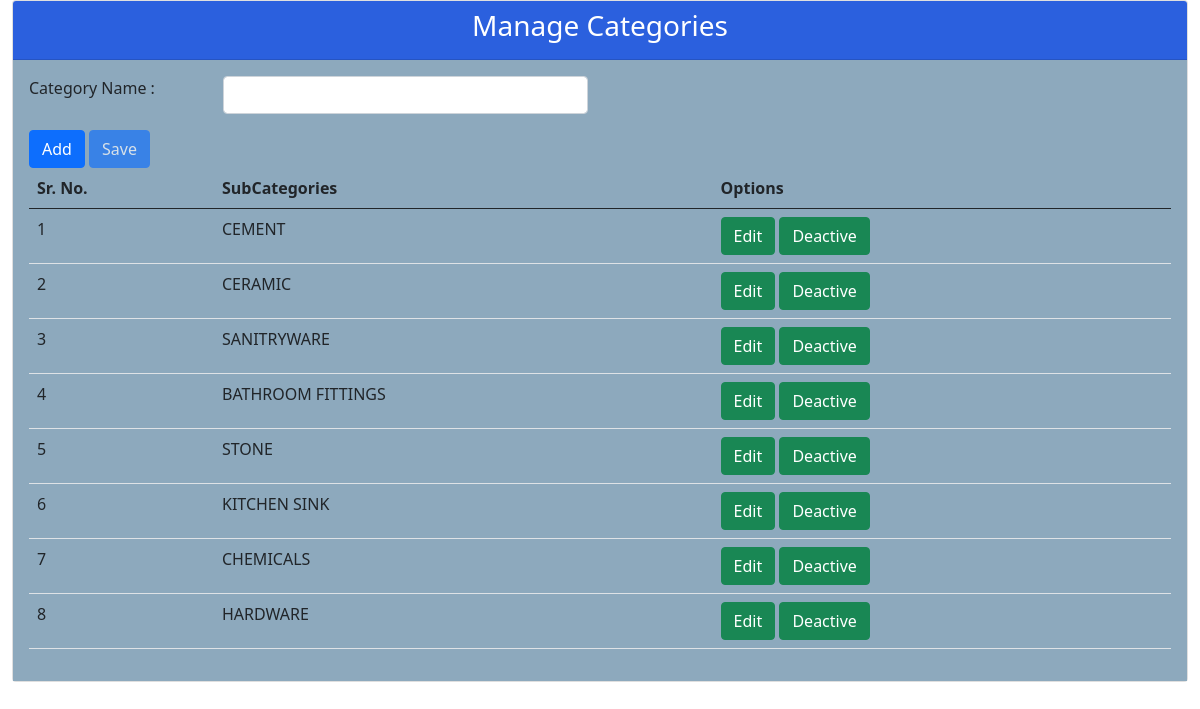
/Ceramic/Categories/ManageCategories.php, run on the app's committed database.
### tables this page shows
CREATE TABLE `categories` (
  `category_id` int(11) NOT NULL,
  `category_name` varchar(30) DEFAULT NULL,
  `active_status` tinyint(1) DEFAULT 1
);

### Ceramic/Categories/ManageCategories.php (the view, shortened to what this page needs)
<?php
    include('./config.php');
?>
<!DOCTYPE html>
<html lang="en">
<head>
    <link href="https://cdn.jsdelivr.net/npm/bootstrap@5.0.0-beta1/dist/css/bootstrap.min.css" rel="stylesheet"
>
</head>
<body>
    <div class="container-fluid col-lg-12">
        <div class="row">
            <div class="col-md-12">
                <div class="card card-primary">
                    <div class="card-header" style="background-color: #2B60DE">
                        <h3 class="card-title" style="color: white" align="center">Manage Categories</h3>
                    </div>
                    <div class="card-body" style="background-color: #8da9bd;">
                        <div>
                            <div class="row">
                                <div class="col-md-2">
                                    <label class='form-label' for="CategoryName">Category Name : </label>
                                </div>
                                <div class="col-md-4">
                                    <input class='form-control' type="text" id='CategoryName'>
                                </div>
                                <div class="col-md-2">
                                </div>
                                <div class="col-md-4">
                                </div>
                            </div>
                            <button id='addbtn' class='btn btn-primary mt-3'>Add</button>
                            <button id='savebtn' class='btn btn-primary mt-3' disabled>Save</button>
                        </div>
                        <table class="table" id="data_table">
                            <thead>
                                <tr>
                                    <th>Sr. No.</th>
                                    <th>SubCategories</th>
                                    <th>Options</th>
                                </tr>
                            </thead>
                            <tbody id='tblbody'>
                                <?php
                                    $query = "SELECT * from categories";
                                    $result = mysqli_query($conn, $query);
                                    if($result->num_rows > 0)
                                    {
                                        while($row = $result->fetch_assoc())
                                        {
                                            $category_no = $row['category_id'];
                                            $category = $row['category_name'];
                                            $active_status = $row['active_status'];
                                            if($active_status == '1')
                                            {
                                                $color = 'success';
                                                $btnname = 'Deactive';
                                            }
                                            else
                                            {
                                                $color = 'danger';
                                                $btnname = 'Active';
                                            }
                                            echo
                                            "<tr>
                                                <td>".$category_no."</td>
                                                <td>".$category."</td>
                                                <td>
                                                    <button class='btn btn-success btn-edit' cid=".$category_no.">Edit</button>
                                                    <button class='btn btn-".$color." btn-active' cid=".$category_no." as=".$active_status.">".$btnname."</button>
                                                </td>
                                            </tr>";
                                        }
                                    }
                                    else
                                    {
                                        echo "<script> alert('Something Went Wrong ! Please Refresh')</script>";
                                    }
                                ?>
                            </tbody>
                        </table>
                    </div>
                </div>
            </div>
        </div>
    </div>
</body>
</html>

### data on the page
categories: category_id "1", category_name "CEMENT", active_status "Deactive"
categories: category_id "2", category_name "CERAMIC", active_status "Deactive"
categories: category_id "3", category_name "SANITRYWARE", active_status "Deactive"
categories: category_id "4", category_name "BATHROOM FITTINGS", active_status "Deactive"
categories: category_id "5", category_name "STONE", active_status "Deactive"
categories: category_id "6", category_name "KITCHEN SINK", active_status "Deactive"
categories: category_id "7", category_name "CHEMICALS", active_status "Deactive"
categories: category_id "8", category_name "HARDWARE", active_status "Deactive"
